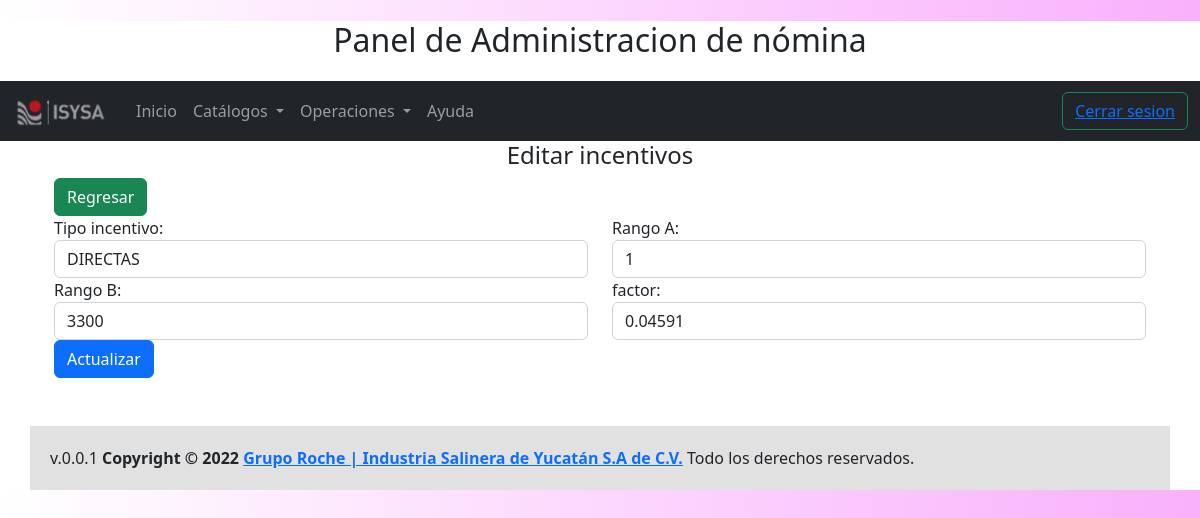
/admin-incentivo-Cs_mc_a_pll_e_s/actualizar?id=1 (signed in), run on the app's committed database.
### tables this page shows
CREATE TABLE IF NOT EXISTS `cs_mc_a_pll_e_s` (
  `id` int(11) NOT NULL AUTO_INCREMENT,
  `produc4_incen_id` int(1) NOT NULL,
  `rangoA` int(11) DEFAULT NULL,
  `rangoB` int(11) DEFAULT NULL,
  `factor` decimal(8,5) DEFAULT NULL,
  PRIMARY KEY (`id`),
  KEY `produc4_incen_id_idx` (`produc4_incen_id`)
);

CREATE TABLE IF NOT EXISTS `produc_incen` (
  `id` int(1) NOT NULL AUTO_INCREMENT,
  `nombreP` char(10) NOT NULL,
  PRIMARY KEY (`id`)
);

### views/admin/incentivo/Cs_mc_a_pll_e_s/formulario.php (the view, shortened to what the rows shown need)
<div class="row">
    <div class="form-group col">
        <label  for="produc4_incen_id">Tipo incentivo:</label>
        <select name="produc4_incen_id" id="produc4_incen_id" class="form-control">
            <?php foreach($produc_incen as $produc_incen) { ?>
                <option <?php echo $Cs_mc_a_pll_e_s->produc4_incen_id === $produc_incen->id ? 'selected' : '' ?> value="<?php echo s($produc_incen->id); ?>"><?php echo s($produc_incen->nombreP) ; ?>
            <?php  } ?>
        </select>
    </div>
    <div class="form-group col">
         <label  for="rangoA">Rango A:</label>
         <input type="number" class="form-control" id='rangoA' name="rangoA" placeholder="" value="<?php echo $Cs_mc_a_pll_e_s->rangoA;?>"/>
    </div>
</div>
<div class="row">
    <div class="form-group col">
        <label  for="rangoB">Rango B:</label>
        <input type="number" class="form-control" id='rangoB' name="rangoB" placeholder="" value="<?php echo $Cs_mc_a_pll_e_s->rangoB;?>"/>
    </div>
    <div class="form-group col">
        <label  for="factor">factor:</label>
        <input type="number" step="any" class="form-control" id='factor' name="factor" placeholder="" value="<?php echo $Cs_mc_a_pll_e_s->factor;?>"/>
    </div>
</div>

### data on the page
cs_mc_a_pll_e_s: produc4_incen_id "DIRECTAS", rangoA "1", rangoB "3300", factor "0.04591"
